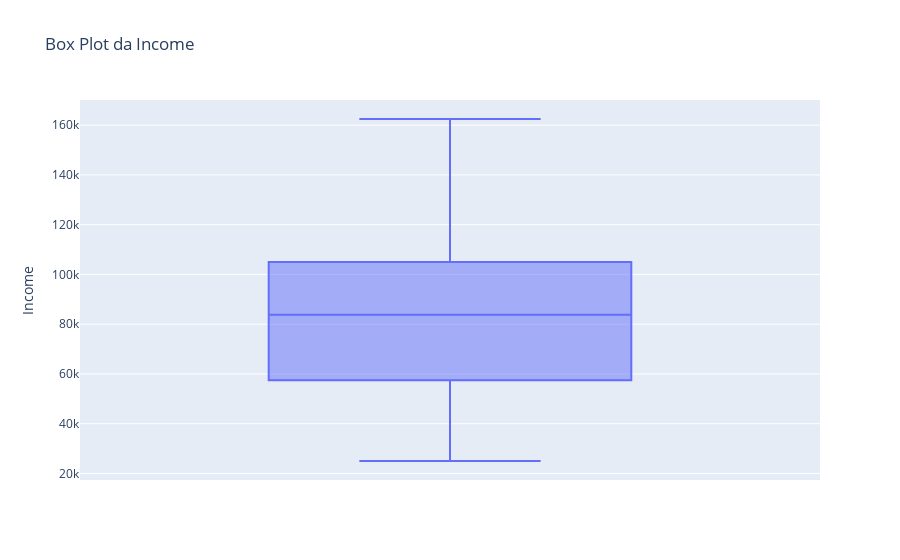

Write notebook code for a chart like this one.
### Code cell
# Verificando se há outliers em Income
fig = px.box(df, y='Income', title='Box Plot da Income')
fig.show()

### Figure 1 — Plotly figure (JSON) as saved in the notebook; plotly's stock layout.template omitted (floating-point values rounded to 4 significant figures; data arrays with more than 128 entries replaced by an {"elided": "..."} marker saying what was removed)
{"data": [{"alignmentgroup": "True", "hovertemplate": "Income=%{y}<extra></extra>", "legendgroup": "", "marker": {"color": "#636efa"}, "name": "", "notched": false, "offsetgroup": "", "orientation": "v", "showlegend": false, "type": "box", "x0": " ", "xaxis": "x", "y": {"elided": "164 int values"}, "y0": " ", "yaxis": "y"}], "layout": {"boxmode": "group", "legend": {"tracegroupgap": 0}, "title": {"text": "Box Plot da Income"}, "xaxis": {"anchor": "y", "domain": [0, 1]}, "yaxis": {"anchor": "x", "domain": [0, 1], "title": {"text": "Income"}}}}
